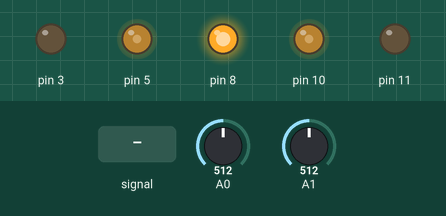
Bench run of a sketch on a simulated Arduino Uno, built with avr-gcc and run on an emulated ATmega328P. On the bench: output pins drawn as LEDs (lit = HIGH). The test bench sets the inputs (shaded band); at power-on: A0 = 512, A1 = 512. What the sketch prints to the serial monitor is not drawn.

Above: at 1.2 s.
1.3 s: A0 fed a 200 Hz sine of ±460 counts around its level
At 2.1 s:
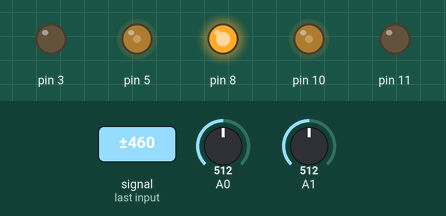
2.8 s: A0 set to 162
At 3.9 s:
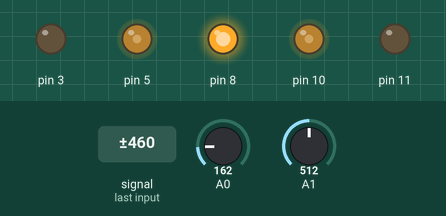
4.3 s: A0 set to 144
At 4.8 s:
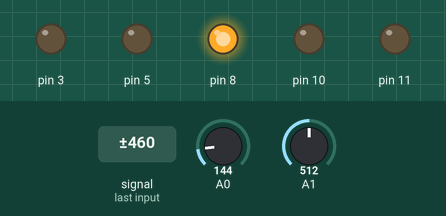
5.8 s: A0 set to 160
At 7.0 s:
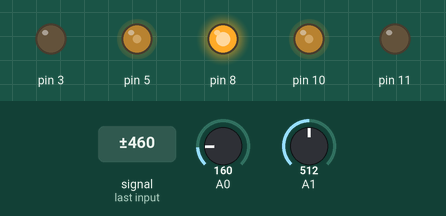
7.3 s: A0 set to 140
At 8.3 s:
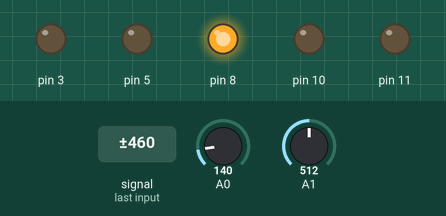
Timing chart, 0 to 9.8 s (numbered marks = the images above; inputs shaded):
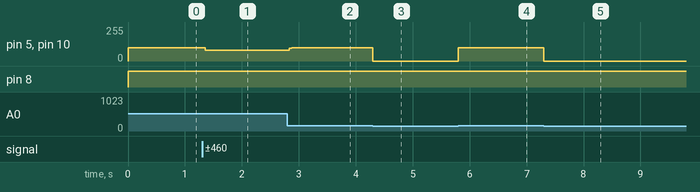

Measured:
- the behaviour switches between 151 and 150 on A0 (found by bisection; images 2 and 3)
- after the input at 1.3 s, pin 5, pin 10: 100/255 → 79/255 after 0.05 s
- after the input at 2.8 s, pin 5, pin 10: 79/255 → 100/255 at once
- after the input at 4.3 s, pin 5, pin 10: 100/255 → 0/255 at once
- after the input at 5.8 s, pin 5, pin 10: 0/255 → 100/255 at once
- after the input at 7.3 s, pin 5, pin 10: 100/255 → 0/255 at once

The sketch:

exam2.ino
```cpp
int roop = 0;
int i;

void setup() {
  // put your setup code here, to run once:
   pinMode(A0,INPUT);
  pinMode(A1,INPUT);
  /*pinMode(3,OUTPUT);
  pinMode(5,OUTPUT);
  pinMode(10,OUTPUT);
  pinMode(11,OUTPUT);*/
  pinMode(8,OUTPUT);
  Serial.begin(9600);
}

void loop() {
  digitalWrite(8,HIGH);
  int pw1 = analogRead(A0); //pw1:基準150 右側
  int pw2 = analogRead(A1); //pw2:基準140　左側
  if( roop++ % 500 == 0)Serial.println(pw2);
    if(pw1>150){
      analogWrite(5,100);
      analogWrite(3,0);
      analogWrite(10,100);
      analogWrite(11,0);
    }else{
        analogWrite(5,0);
        analogWrite(3,0);
        analogWrite(10,0);
        analogWrite(11,0);
      }
}
```
